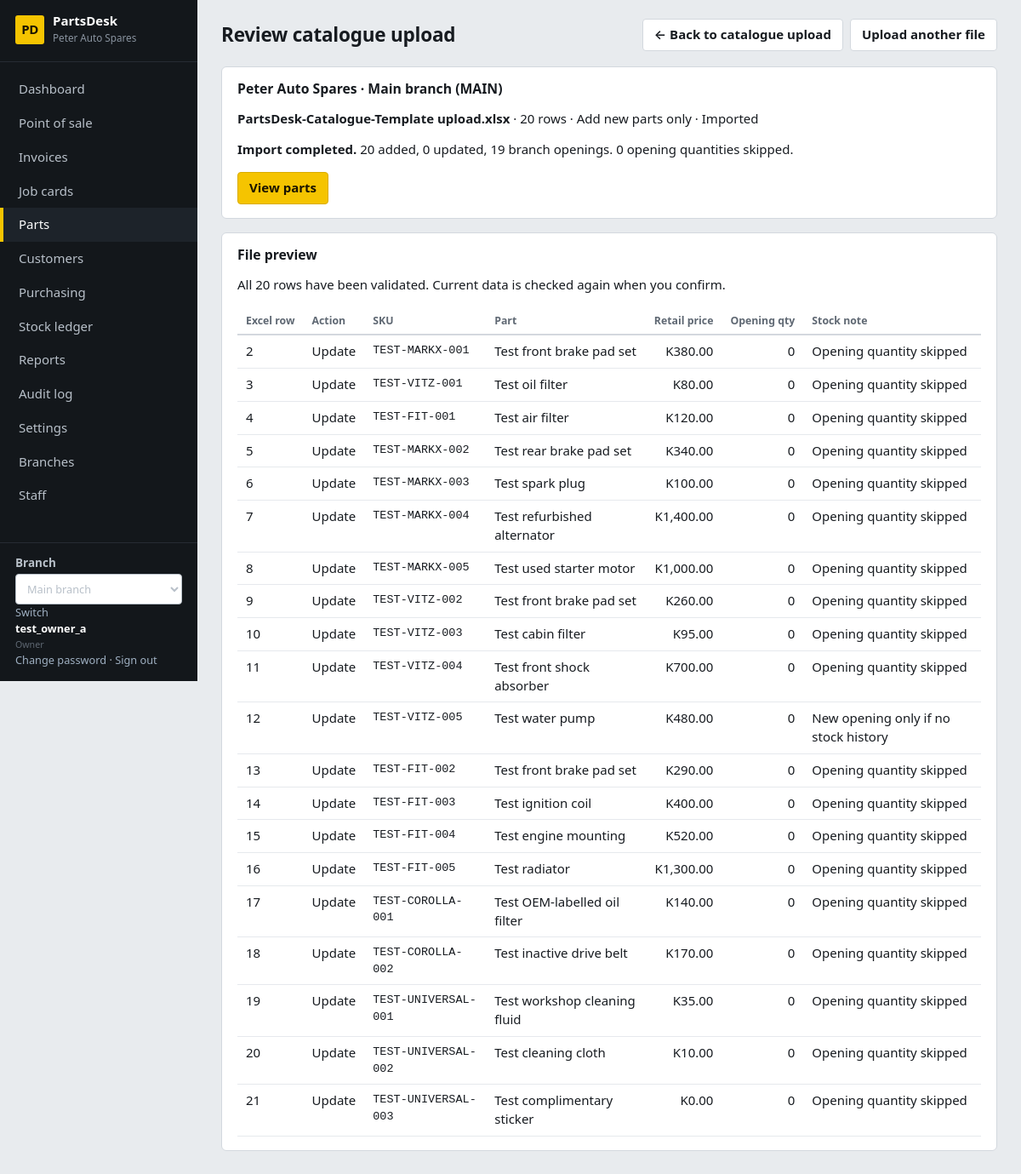
The page /catalog/upload/1/ (signed in) on the database its author committed.
### core/models.py (models this page shows, shortened)
class ShopSettings(TrackedModel):
    tenant = models.OneToOneField(Tenant, on_delete=models.CASCADE, related_name="settings")
    shop_name = models.CharField(max_length=120, default="My Spare Parts Shop")
    address = models.TextField(blank=True)
    phone = models.CharField(max_length=60, blank=True)
    email = models.EmailField(blank=True)
    tax_id = models.CharField("Tax / TPIN number", max_length=60, blank=True)
    currency_symbol = models.CharField(max_length=8, default="$")
    tax_name = models.CharField(max_length=20, default="VAT")
    tax_rate = models.DecimalField("Tax rate %", max_digits=5, decimal_places=2, default=Decimal("0"))
    prices_include_tax = models.BooleanField(default=True, help_text="Untick if prices are entered before tax.")
    counter_max_discount = models.DecimalField(
        "Max discount % for counter staff", max_digits=5, decimal_places=2, default=Decimal("10"),
        help_text="Managers and the owner can exceed this.")
    default_labour_rate = models.DecimalField("Default labour rate per hour", max_digits=10, decimal_places=2, default=Decimal("0"))
    invoice_footer = models.CharField(max_length=200, blank=True, default="Thank you for your business.")
    class Meta:
        verbose_name_plural = "shop settings"
    @classmethod
    def get(cls, tenant):
        obj, _ = cls.objects.get_or_create(tenant=tenant)
        return obj

class User(AbstractUser):
    class Role(models.TextChoices):
        OWNER = "owner", "Owner"
        MANAGER = "manager", "Manager"
        COUNTER = "counter", "Counter sales"
        MECHANIC = "mechanic", "Mechanic"
        STOREKEEPER = "storekeeper", "Storekeeper"
    role = models.CharField(max_length=20, choices=Role.choices, default=Role.COUNTER)
    tenant = models.ForeignKey(Tenant, null=True, blank=True, on_delete=models.PROTECT, related_name="users")
    branches = models.ManyToManyField(Branch, blank=True, related_name="staff")
    @property
    def display_name(self):
        return self.get_full_name() or self.username

class Branch(TrackedModel):
    tenant = models.ForeignKey(Tenant, on_delete=models.PROTECT, related_name="branches")
    name = models.CharField(max_length=120)
    code = models.CharField(max_length=16)
    is_active = models.BooleanField(default=True)
    class Meta:
        constraints = [models.UniqueConstraint(fields=["tenant", "code"], name="branch_tenant_code")]
        ordering = ["name"]

### catalog/models.py (models this page shows, shortened)
class CatalogueImport(TrackedModel):
    class Status(models.TextChoices):
        READY = 'ready', 'Ready to import'
        IMPORTED = 'imported', 'Imported'
        CANCELLED = 'cancelled', 'Cancelled'
    tenant = models.ForeignKey(Tenant, on_delete=models.PROTECT)
    branch = models.ForeignKey(Branch, on_delete=models.PROTECT)
    created_by = models.ForeignKey(settings.AUTH_USER_MODEL, on_delete=models.PROTECT)
    file_name = models.CharField(max_length=255)
    mode = models.CharField(max_length=10, choices=[('create', 'Add new parts only'), ('update', 'Add and update matching SKUs')])
    status = models.CharField(max_length=12, choices=Status.choices, default=Status.READY)
    rows = models.JSONField(default=list)
    result = models.JSONField(default=dict)
    created_at = models.DateTimeField(default=timezone.now)
    completed_at = models.DateTimeField(null=True, blank=True)
    class Meta:
        ordering = ['-created_at', '-pk']

class Part(TrackedModel):
    class Condition(models.TextChoices):
        NEW = "new", "New"
        USED = "used", "Used"
        REFURBISHED = "refurbished", "Refurbished"
    class PartType(models.TextChoices):
        OEM = "oem", "Genuine (OEM)"
        AFTERMARKET = "aftermarket", "Aftermarket"
    tenant = models.ForeignKey(Tenant, on_delete=models.PROTECT)
    sku = models.CharField("Part code (SKU)", max_length=40)
    barcode = models.CharField(max_length=64, blank=True, null=True)
    name = models.CharField(max_length=160)
    description = models.TextField(blank=True)
    category = models.ForeignKey(Category, null=True, blank=True, on_delete=models.SET_NULL)
    brand = models.CharField(max_length=60, blank=True)
    part_type = models.CharField(max_length=20, choices=PartType.choices, default=PartType.AFTERMARKET)
    condition = models.CharField(max_length=20, choices=Condition.choices, default=Condition.NEW)
    oem_number = models.CharField("OEM part number", max_length=60, blank=True, db_index=True)
    unit = models.CharField(max_length=20, default="each", help_text="each, set, pair, litre…")
    cost_price = models.DecimalField(max_digits=12, decimal_places=2, default=Decimal("0"))
    sell_price = models.DecimalField("Retail price", max_digits=12, decimal_places=2, default=Decimal("0"))
    trade_price = models.DecimalField("Trade price", max_digits=12, decimal_places=2, null=True, blank=True,
                                      help_text="Used for trade customers (garages, mechanics). Optional.")
    preferred_supplier = models.ForeignKey(Supplier, null=True, blank=True, on_delete=models.SET_NULL)
    fits = models.ManyToManyField(Vehicle, blank=True, related_name="parts")
    is_universal = models.BooleanField(default=False, help_text="Fits any vehicle (oil, bulbs, wipers…)")
    is_active = models.BooleanField(default=True)
    created_at = models.DateTimeField(auto_now_add=True)
    updated_at = models.DateTimeField(auto_now=True)
    class Meta:
        ordering = ["name"]
        constraints = [
            models.UniqueConstraint(fields=["tenant", "sku"], name="part_tenant_sku"),
            models.UniqueConstraint(fields=["tenant", "barcode"], name="part_tenant_barcode"),
        ]

### catalog/views.py (the view)
# urls.py: path('upload/<int:pk>/', views.catalogue_preview, name='catalogue_preview'),
@role_required(STOCK)
def catalogue_preview(request, pk):
    batch = _catalogue_batch(request, pk)
    rows = import_plan(batch.rows, request.tenant, request.branch)
    expired = timezone.now() > batch.created_at + timedelta(hours=1)
    summary = {'created': sum(r['action'] == 'Add' for r in rows), 'updated': sum(r['action'] == 'Update' for r in rows),
               'openings': sum(Decimal(r['opening']) > 0 for r in rows), 'ignored_openings': sum(r['ignored_opening'] for r in rows)}
    return render(request, 'catalog/catalogue_preview.html', {'page_title': 'Review catalogue upload',
        'batch': batch, 'rows': rows[:100], 'row_count': len(rows), 'summary': summary,
        'can_import': batch.status == CatalogueImport.Status.READY and not expired, 'expired': expired})

### catalog/views.py (called while the page is built)
def _catalogue_batch(request, pk):
    return get_object_or_404(CatalogueImport.objects.select_related('tenant', 'branch'), pk=pk,
        tenant=request.tenant, branch=request.branch, created_by=request.user)

### core/audit.py (called while the page is built)
@contextmanager
def audit_context(**values):
    token = _current.set(dict(_current.get(), **values))
    try:
        yield
    finally:
        _current.reset(token)

def metadata(request):
    try:
        address = str(ip_address(request.META.get('REMOTE_ADDR', '')))
    except ValueError:
        address = None
    match = request.resolver_match
    return dict(request_id=request.audit_request_id, ip_address=address,
                route=(match.view_name if match else 'unmatched')[:100], method=request.method[:10])

### core/context.py (called while the page is built)
def shop(request):
    if not request.user.is_authenticated:
        return {}
    if request.branch is None:
        return {"shop": None, "nav": [], "branches": [], "active_branch": None}
    items = []
    for label, name, roles in NAV:
        if roles is None or request.user.role in roles:
            url = reverse(name)
            active = request.path == url if url == "/" else request.path.startswith(url)
            items.append({"label": label, "url": url, "active": active})
    return {"shop": ShopSettings.get(request.tenant), "nav": items,
            "branches": allowed_branches(request.user), "active_branch": request.branch}

### core/models.py (called while the page is built)
    def save(self, *args, **kwargs):
        if not self._state.adding:
            raise ValueError("Audit records cannot be edited.")
        return super().save(*args, **kwargs)

### core/navigation.py (called while the page is built)
def page_back_link(request):
    if request is None or not request.user.is_authenticated:
        return None
    match = request.resolver_match
    name = match.url_name if match else None
    if name == 'dashboard':
        return None
    kwargs = {}
    if name == 'vehicle_create':
        if 'pk' in match.kwargs:
            target, label = 'customer_detail', 'Back to customer'
            kwargs = {'pk': match.kwargs['pk']}
        else:
            target, label = 'vehicle_list', 'Back to vehicles'
    elif name in RECORD_PARENTS:
        target, label = RECORD_PARENTS[name]
        kwargs = {'pk': match.kwargs['pk']}
    else:
        target, label = PARENTS.get(name, ('dashboard', 'Back to dashboard'))
    return {'url': reverse(target, kwargs=kwargs), 'label': label}

### templates/catalog/catalogue_preview.html (shortened to what this page needs)
{% extends "base.html" %}{% load ui %}
{% block actions %}<a class="btn" href="{% url 'catalogue_upload' %}">Upload another file</a>{% endblock %}
{% block content %}
<section class="card">
  <h2>{{ shop.shop_name }} · {{ batch.branch.name }} ({{ batch.branch.code }})</h2>
  <p><strong>{{ batch.file_name }}</strong> · {{ row_count }} rows · {{ batch.get_mode_display }} · {{ batch.get_status_display }}</p>
  {% if batch.status == 'imported' %}
    <p><strong>Import completed.</strong> {{ batch.result.created }} added, {{ batch.result.updated }} updated, {{ batch.result.openings }} branch openings. {{ batch.result.ignored_openings }} opening quantities skipped.</p>
    <a href="{% url 'part_list' %}" class="btn primary">View parts</a>
  {% endif %}
</section>
<section class="card"><h2>File preview{% if row_count > 100 %} — first 100 of {{ row_count }} rows{% endif %}</h2>
  <p>All {{ row_count }} rows have been validated. Current data is checked again when you confirm.</p>
  <div class="tablewrap"><table><thead><tr><th>Excel row</th><th>Action</th><th>SKU</th><th>Part</th><th class="num">Retail price</th><th class="num">Opening qty</th><th>Stock note</th></tr></thead><tbody>
    {% for row in rows %}<tr><td>{{ row.row_number }}</td><td>{{ row.action }}</td><td class="mono">{{ row.sku }}</td><td>{{ row.name }}</td><td class="num">{% money row.price %}</td><td class="num">{{ row.opening }}</td><td>{% if row.ignored_opening %}Opening quantity skipped{% else %}New opening only if no stock history{% endif %}</td></tr>{% endfor %}
  </tbody></table></div>
</section>
{% endblock %}

### templates/base.html (shortened to what this page needs)
{% load static ui %}<!doctype html>
<html lang="en">
<head>
<link rel="stylesheet" href="{% static 'css/app.css' %}">
</head>
<body data-print-log-url="{% url 'log_print_request' %}" {% if auto_print %}data-autoprint="1"{% endif %}>
<div class="app">
  <aside class="side no-print">
    <div class="brand"><span class="brand-mark">PD</span><div><strong>PartsDesk</strong><small>{{ shop.shop_name }}</small></div></div>
    <nav>{% for item in nav %}<a href="{{ item.url }}" class="{% if item.active %}on{% endif %}">{{ item.label }}</a>{% endfor %}</nav>
    <div class="who">
      {% if branches %}<form method="post" action="{% url 'switch_branch' %}">{% csrf_token %}
      <label for="branch-select">Branch</label><select id="branch-select" name="branch_id" onchange="this.form.submit()">
      {% for b in branches %}<option value="{{ b.pk }}" {% if b.pk == active_branch.pk %}selected{% endif %}>{{ b.name }}</option>{% endfor %}
      </select><button type="submit">Switch</button></form>{% endif %}
      <strong>{{ user.display_name }}</strong><small>{{ user.get_role_display }}</small><br>
      <a href="{% url 'password_change' %}">Change password</a> ·
      <form method="post" action="{% url 'logout' %}">{% csrf_token %}<button type="submit">Sign out</button></form>
    </div>
  </aside>
  <main class="main">
    <header class="top"><h1>{% block page_heading %}{{ page_title }}{% endblock %}</h1><div class="actions">{% page_back_link as back %}{% if back %}<a class="btn no-print" href="{{ back.url }}" aria-label="{{ back.label }}">&larr; {{ back.label }}</a>{% endif %}{% block actions %}{% endblock %}</div></header>
    {% block content %}{% endblock %}
  </main>
</div>
</body>
</html>

### static/css/app.css (style rules this page uses)
:root { --bg:#e8ebee; --panel:#fff; --ink:#171b20; --muted:#5f6873; --line:#d3d8de; --line-soft:#e6e9ed; --side:#13171b; --side-ink:#b8c0c9; --hi:#f5c400; --hi-ink:#1a1400; --ok:#1f7a3a; --warn:#a15c00; --bad:#b42323; --info:#1a5fb4; --mono:ui-monospace,SFMono-Regular,Menlo,Consolas,"Liberation Mono",monospace; }
* { box-sizing:border-box }
html { font-size:15px }
body { margin:0;background:var(--bg);color:var(--ink);font-family:"Segoe UI",system-ui,-apple-system,Roboto,"Helvetica Neue",Arial,sans-serif;line-height:1.45 }
a { color:var(--info);text-decoration:none }
h1,h2,h3 { margin:0;line-height:1.2 }
h2 { font-size:1.05rem }
small,.muted { color:var(--muted) }
.num { text-align:right;font-variant-numeric:tabular-nums }
.mono { font-family:var(--mono);font-size:.9em }
.app { display:grid;grid-template-columns:232px 1fr;min-height:100vh }
.side { background:var(--side);color:var(--side-ink);display:flex;flex-direction:column;padding:16px 0;position:sticky;top:0;height:100vh }
.brand { display:flex;gap:10px;align-items:center;padding:0 18px 18px;border-bottom:1px solid #262c33 }
.brand-mark { background:var(--hi);color:var(--hi-ink);font-weight:800;border-radius:3px;width:34px;height:34px;display:grid;place-items:center;letter-spacing:-.5px }
.brand strong { color:#fff;display:block;line-height:1.1 }
.brand small { color:#8a94a0;font-size:.78rem }
.side nav { display:flex;flex-direction:column;padding:12px 0;flex:1;overflow:auto }
.side nav a { color:var(--side-ink);padding:9px 18px;border-left:4px solid transparent;font-weight:500 }
.side nav a.on { border-left-color:var(--hi);background:#1d232a;color:#fff }
.who { padding:14px 18px 0;border-top:1px solid #262c33;font-size:.85rem }
.who strong { color:#fff;display:block }
.who a,.who button { color:#9fb0c2;background:none;border:0;padding:0;font:inherit;cursor:pointer }
.who form { display:inline }
.main { padding:22px 28px 40px;min-width:0 }
.top { display:flex;justify-content:space-between;align-items:center;gap:16px;margin-bottom:18px;flex-wrap:wrap }
.top h1 { font-size:1.5rem;letter-spacing:-.01em }
.actions { display:flex;gap:8px;flex-wrap:wrap }
.card { background:var(--panel);border:1px solid var(--line);border-radius:6px;padding:16px 18px;margin-bottom:16px }
.card>h2 { margin-bottom:10px }
.btn,button.btn { display:inline-flex;align-items:center;gap:6px;padding:7px 13px;border:1px solid var(--line);border-radius:4px;background:#fff;color:var(--ink);font:inherit;font-weight:600;cursor:pointer;text-decoration:none }
.btn.primary { background:var(--hi);border-color:#d9ac00;color:var(--hi-ink) }
input,select,textarea { font:inherit;color:inherit;padding:7px 9px;border:1px solid #b9c1ca;border-radius:4px;background:#fff;width:100%;min-width:0 }
label { font-weight:600;font-size:.9rem;display:block;margin-bottom:3px }
table { width:100%;border-collapse:collapse }
th { text-align:left;font-size:.82rem;color:var(--muted);font-weight:600;padding:7px 10px;border-bottom:2px solid var(--line);white-space:nowrap }
td { padding:8px 10px;border-bottom:1px solid var(--line-soft);vertical-align:top }
th.num,td.num { text-align:right }
.tablewrap { overflow-x:auto }

### rows shown on the page
ShopSettings: shop_name "Peter Auto Spares", currency_symbol "K380.00", currency_symbol "K80.00", currency_symbol "K120.00", currency_symbol "K340.00", currency_symbol "K100.00", currency_symbol "K1,400.00", currency_symbol "K1,000.00", currency_symbol "K260.00", currency_symbol "K95.00", currency_symbol "K700.00", currency_symbol "K480.00", currency_symbol "K290.00", currency_symbol "K400.00", currency_symbol "K520.00", currency_symbol "K1,300.00", currency_symbol "K140.00", currency_symbol "K170.00", currency_symbol "K35.00", currency_symbol "K10.00", currency_symbol "K0.00"
User: display_name "test_owner_a", role "Owner"
CatalogueImport: branch.name "Main branch", branch.code "MAIN", file_name "PartsDesk-Catalogue-Template upload.xlsx", mode "Add new parts only", status "Imported", result.created "20", result.updated "0", result.openings "19", result.ignored_openings "0"
Part: row_number "2", action "Update", sku "TEST-MARKX-001", name "Test front brake pad set", opening "0", shows "Opening quantity skipped"
Part: row_number "3", action "Update", sku "TEST-VITZ-001", name "Test oil filter", opening "0", shows "Opening quantity skipped"
Part: row_number "4", action "Update", sku "TEST-FIT-001", name "Test air filter", opening "0", shows "Opening quantity skipped"
Part: row_number "5", action "Update", sku "TEST-MARKX-002", name "Test rear brake pad set", opening "0", shows "Opening quantity skipped"
Part: row_number "6", action "Update", sku "TEST-MARKX-003", name "Test spark plug", opening "0", shows "Opening quantity skipped"
Part: row_number "7", action "Update", sku "TEST-MARKX-004", name "Test refurbished alternator", opening "0", shows "Opening quantity skipped"
Part: row_number "8", action "Update", sku "TEST-MARKX-005", name "Test used starter motor", opening "0", shows "Opening quantity skipped"
Part: row_number "10", action "Update", sku "TEST-VITZ-003", name "Test cabin filter", opening "0", shows "Opening quantity skipped"
Part: row_number "11", action "Update", sku "TEST-VITZ-004", name "Test front shock absorber", opening "0", shows "Opening quantity skipped"
Part: row_number "12", action "Update", sku "TEST-VITZ-005", name "Test water pump", opening "0", shows "New opening only if no stock history"
Part: row_number "13", action "Update", sku "TEST-FIT-002", name "Test front brake pad set", opening "0", shows "Opening quantity skipped"
Part: row_number "14", action "Update", sku "TEST-FIT-003", name "Test ignition coil", opening "0", shows "Opening quantity skipped"
Part: row_number "15", action "Update", sku "TEST-FIT-004", name "Test engine mounting", opening "0", shows "Opening quantity skipped"
Part: row_number "16", action "Update", sku "TEST-FIT-005", name "Test radiator", opening "0", shows "Opening quantity skipped"
Part: row_number "17", action "Update", sku "TEST-COROLLA-001", name "Test OEM-labelled oil filter", opening "0", shows "Opening quantity skipped"
Part: row_number "18", action "Update", sku "TEST-COROLLA-002", name "Test inactive drive belt", opening "0", shows "Opening quantity skipped"
Part: row_number "19", action "Update", sku "TEST-UNIVERSAL-001", name "Test workshop cleaning fluid", opening "0", shows "Opening quantity skipped"
Part: row_number "20", action "Update", sku "TEST-UNIVERSAL-002", name "Test cleaning cloth", opening "0", shows "Opening quantity skipped"
Part: row_number "21", action "Update", sku "TEST-UNIVERSAL-003", name "Test complimentary sticker", opening "0", shows "Opening quantity skipped"

### other values the page prints
{{ item.label }} "Dashboard" "Point of sale" "Invoices" "Job cards" "Parts" "Customers" "Purchasing" "Stock ledger" "Reports" "Audit log" "Settings" "Branches" "Staff"
{{ page_title }} "Review catalogue upload"
{{ back.label }} "Back to catalogue upload"
{{ row_count }} "20"
{{ row.row_number }} "9"
{{ row.action }} "Update"
{{ row.sku }} "TEST-VITZ-002"
{{ row.name }} "Test front brake pad set"
{{ row.opening }} "0"
form field branch_id "Main branch"
